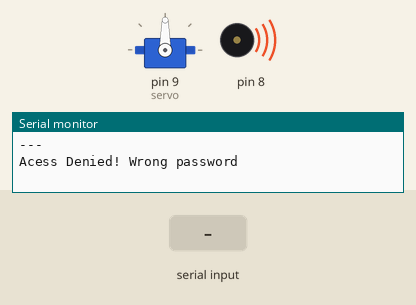
Bench run of a sketch on a simulated Arduino Uno, built with avr-gcc and run on an emulated ATmega328P. Parts: servo, buzzer (waves = sounding), the last lines printed to the serial monitor. The inputs (shaded band) are chosen by the test bench.

Above: at 1.25 s.
1.3 s: "1234\n" received over Serial
At 1.55 s:
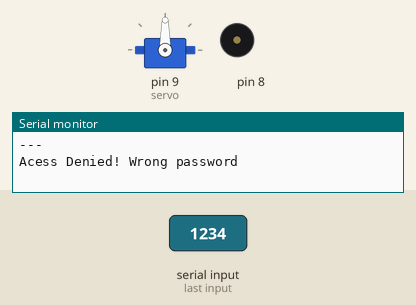
At 4.72 s:
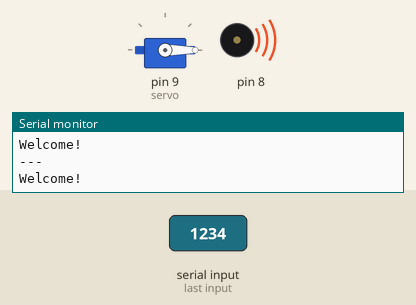
4.8 s: "1\n" received over the second serial link
At 4.97 s:
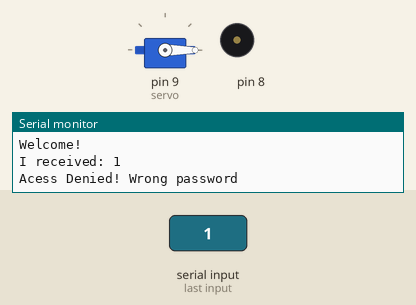
Timing chart, 0 to 14.3 s (numbered marks = the images above; inputs shaded):
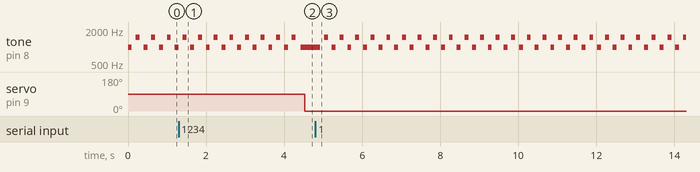

Measured:
- after the input at 1.3 s, servo on pin 9 (servo): 90° → 0° after 3.2 s
- after the input at 4.8 s, tone on pin 8: 1000 Hz → silent after 0.13 s, then repeats every 0.40 s: 1500 Hz 0.10 s, silent 0.10 s, 1000 Hz 0.10 s, silent 0.10 s
- by itself, tone on pin 8: repeats every 0.40 s: 1500 Hz 0.10 s, silent 0.10 s, 1000 Hz 0.10 s, silent 0.10 s

The sketch:

bluetooth_locker.ino
```cpp
// Libraries:w
#include <SoftwareSerial.h>
#include <Wire.h>
#include <RTClib.h>
#include <Servo.h>
Servo servo;
String buffer;
char incomingByte;
//  Connecting bluetooth module on that pins:
SoftwareSerial mySerial(10, 11); // RX, TX

RTC_DS1307 rtc;


void setup() {
  // put your setup code here, to run once:
  Serial.begin(9600);   // Port initializing
  mySerial.begin(9600);
  servo.attach(9);
  #ifdef AVR
  Wire.begin();
#else
  Wire1.begin(); // Shield I2C pins connect to alt I2C bus on Arduino Due
#endif
  rtc.begin();
  if (! rtc.isrunning()) {
    Serial.println("RTC is NOT running!");
    // following line sets the RTC to the date & time this sketch was compiled
    rtc.adjust(DateTime(F(__DATE__), F(__TIME__)));
    // This line sets the RTC with an explicit date & time, for example to set
    // January 21, 2014 at 3am you would call:
    // rtc.adjust(DateTime(2014, 1, 21, 3, 0, 0));
    servo.write(100);
  }
}

void loop() {
  // put your main code here, to run repeatedly:

  // Read from monitor to send to Bluetoth
   if (Serial.available() > 0) {
      buffer = "";
      while (Serial.available() > 0) {
        // read the incoming byte:
        incomingByte = Serial.read();
        if(incomingByte != '\n' && incomingByte != '\r')
          buffer += incomingByte;
      }
      mySerial.print(">>From terminal:");
      mySerial.println(buffer);
      Serial.print("<<To device:");
      Serial.println(buffer);
   }

     // read from Bluetooth incomming data to show on Monitor
   if (mySerial.available() > 0) {
      buffer = "";
      while (mySerial.available() > 0) {
        // read the incoming byte:
        incomingByte = mySerial.read();
        if(incomingByte != '\n' && incomingByte != '\r')
          buffer += incomingByte;
      }

          // Say what you got:
      Serial.print("I received: ");
      Serial.println(buffer);
    } else {
      Serial.println("---");
  }

  //    ====== Commands:======
        // Do iy we transmit this string:
    if(buffer.indexOf("1234") == 0) {
      Serial.println("Welcome!");
      tone(8,1000);
    delay(100);
    noTone(8);
    servo.write(0);
    }else{
      Serial.println("Acess Denied! Wrong password");
    for(int i = 0; i<= 10;i++){
    tone(8,1000);
    delay(100);
    noTone(8);
    delay(100);
    tone(8,1500);
    delay(100);
    noTone(8);
    delay(100);
      }
    }

}
```
